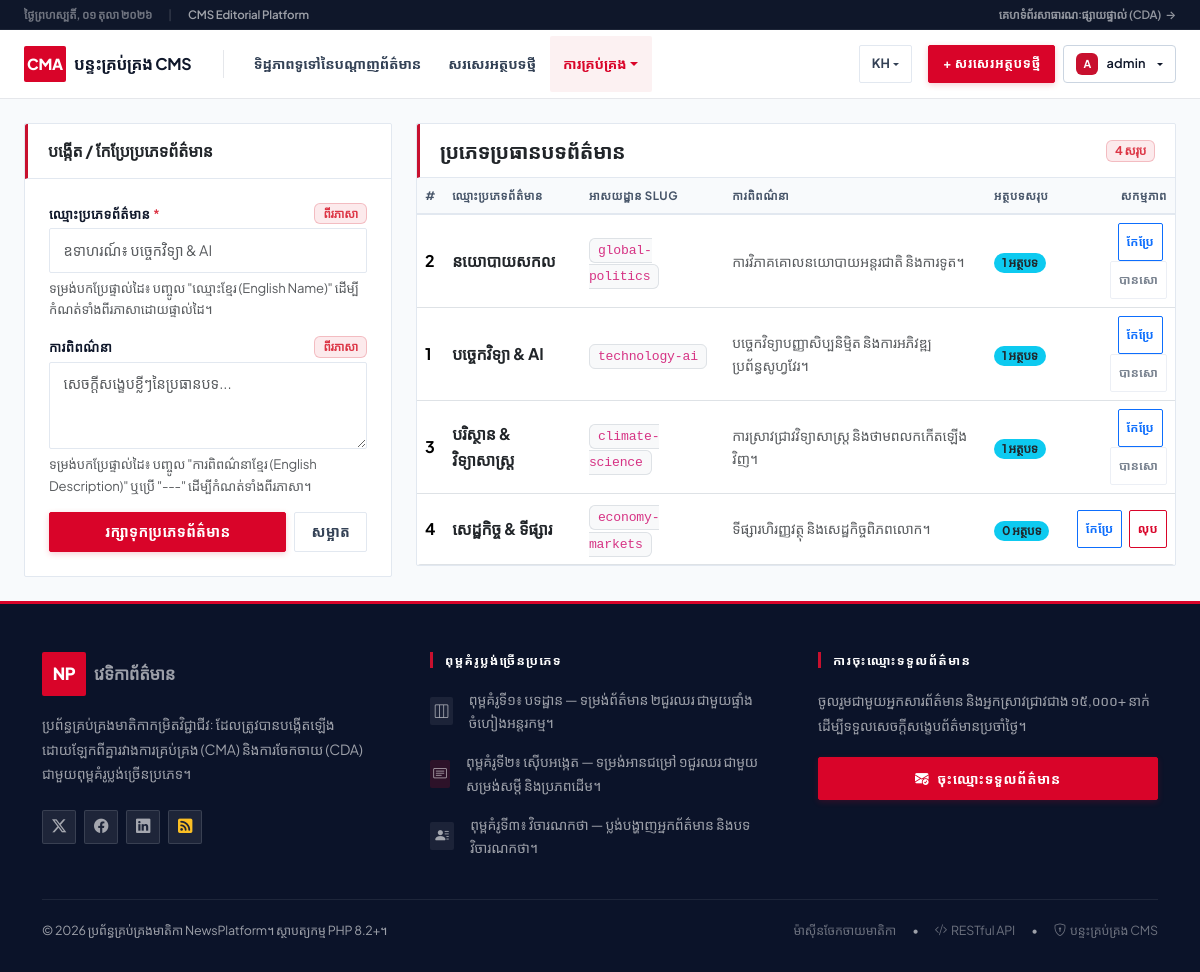
Page /admin/categories.php?lang=kh (signed in) on the committed database.
### tables this page shows
CREATE TABLE IF NOT EXISTS `categories` (
  `id` INT AUTO_INCREMENT PRIMARY KEY,
  `name` VARCHAR(100) NOT NULL,
  `slug` VARCHAR(100) NOT NULL UNIQUE,
  `description` VARCHAR(255) NULL,
  `created_at` DATETIME NOT NULL DEFAULT CURRENT_TIMESTAMP
);

### templates/admin/views/categories.php (the view, shortened to what the rows shown need)
<div class="container-fluid px-4 py-4">
    <div class="row g-4">
        <div class="col-lg-8">
            <div class="card admin-card-clean">
                <div class="table-responsive admin-scroll-table">
                    <table class="table table-hover align-middle mb-0">
                        <thead class="table-light">
                            <tr>
                                <th>#</th>
                                <th><?= __('category_name') ?></th>
                                <th><?= __('url_slug') ?></th>
                                <th><?= __('description') ?></th>
                                <th><?= __('total_articles') ?></th>
                                <th class="text-end"><?= __('actions') ?></th>
                            </tr>
                        </thead>
                        <tbody>
                            <?php foreach ($categories as $cat) { ?>
                                <tr>
                                    <td class="fw-bold"><?= $cat['id'] ?></td>
                                    <td class="fw-bold text-dark"><?= e(cat_name($cat['name'])) ?></td>
                                    <td><code
                                            class="text-xs bg-light px-2 py-1 border rounded"><?= e($cat['slug']) ?></code>
                                    </td>
                                    <td class="text-muted small"><?= e(cat_desc($cat['description']) ?: __('no_description')) ?></td>
                                    <td>
                                        <span class="badge bg-info text-dark rounded-pill px-2.5 py-1">
                                            <?= number_format((int) $cat['article_count']) ?>     <?= __('posts') ?>
                                        </span>
                                    </td>
                                    <td class="text-end">
                                        <button class="btn btn-sm btn-outline-primary me-1 px-2 py-0.5"
                                            style="font-size:0.75rem;"
                                            onclick="editCategory(<?= htmlspecialchars(json_encode($cat), ENT_QUOTES, 'UTF-8') ?>)">
                                            <?= __('edit') ?>
                                        </button>
                                        <?php if ((int) $cat['article_count'] === 0) { ?>
                                            <?php $delUrl = url('admin/categories.php?action=delete&id=' . $cat['id'] . '&csrf_token=' . e($csrfToken)); ?>
                                            <button type="button" class="btn btn-sm btn-outline-danger px-2 py-0.5" style="font-size:0.75rem;"
                                                onclick="confirmDeleteCard('<?= e($delUrl) ?>', '<?= e(addslashes(cat_name($cat['name']))) ?>')">
                                                <?= __('delete') ?>
                                            </button>
                                        <?php } else { ?>
                                            <button class="btn btn-sm btn-outline-secondary px-2 py-0.5"
                                                style="font-size:0.75rem;" disabled
                                                title="Cannot delete: linked articles exist">
                                                <?= __('locked') ?>
                                            </button>
                                        <?php } ?>
                                    </td>
                                </tr>
                            <?php } ?>
                        </tbody>
                    </table>
                </div>
            </div>
        </div>
    </div>
</div>

### rows in the picture
categories: id "2", name "នយោបាយសកល", slug "global-politics", description "ការវិភាគគោលនយោបាយអន្តរជាតិ និងការទូត។", article_count "1"
categories: id "1", name "បច្ចេកវិទ្យា & AI", slug "technology-ai", description "បច្ចេកវិទ្យាបញ្ញាសិប្បនិម្មិត និងការអភិវឌ្ឍប្រព័ន្ធសូហ្វវែរ។", article_count "1"
categories: id "3", name "បរិស្ថាន & វិទ្យាសាស្ត្រ", slug "climate-science", description "ការស្រាវជ្រាវវិទ្យាសាស្ត្រ និងថាមពលកកើតឡើងវិញ។", article_count "1"
categories: id "4", name "សេដ្ឋកិច្ច & ទីផ្សារ", slug "economy-markets", description "ទីផ្សារហិរញ្ញវត្ថុ និងសេដ្ឋកិច្ចពិភពលោក។", article_count "0"

### other values in the picture
__('live_public_site') "គេហទំព័រសាធារណៈផ្សាយផ្ទាល់ (CDA)"
__('admin_portal') "បន្ទះគ្រប់គ្រង CMS"
__('editorial_overview') "ទិដ្ឋភាពទូទៅនៃបណ្តាញព័ត៌មាន"
__('draft_new_article') "សរសេរអត្ថបទថ្មី"
__('management') "ការគ្រប់គ្រង"
substr($currentUser['username'], 0, 1) "A"
$currentUser['username'] "admin"
__('create_update_category') "បង្កើត / កែប្រែប្រភេទព័ត៌មាន"
__('category_name') "ឈ្មោះប្រភេទព័ត៌មាន"
__('dual_language_badge') "ពីរភាសា"
__('manual_translation_hint_cat') "ទម្រង់បកប្រែផ្ទាល់ដៃ៖ បញ្ចូល \"ឈ្មោះខ្មែរ (English Name)\" ដើម្បីកំណត់ទាំងពីរភាសាដោយផ្ទាល់ដៃ។"
__('description') "ការពិពណ៌នា"
__('manual_translation_hint_desc') "ទម្រង់បកប្រែផ្ទាល់ដៃ៖ បញ្ចូល \"ការពិពណ៌នាខ្មែរ (English Description)\" ឬប្រើ \"---\" ដើម្បីកំណត់ទាំងពីរភាសា។"
__('save_category') "រក្សាទុកប្រភេទព័ត៌មាន"
__('clear_search') "សម្អាត"
